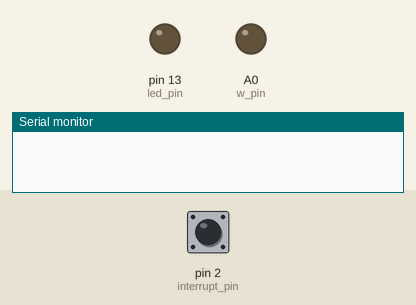
Simulated run of this sketch. Board: Arduino Uno, built with avr-gcc and run on an emulated ATmega328P. Parts: output pins drawn as LEDs (lit = HIGH), the last lines printed to the serial monitor. Inputs (shaded band) come from the test bench; at power-on: pin 2 (interrupt_pin) HIGH.

Above: at 1.2 s.
1.3 s: pin 2 (interrupt_pin) pulled LOW for 0.15 s
At 1.6 s:
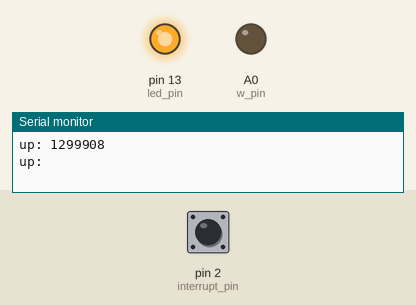
2.9 s: pin 2 (interrupt_pin) pulsed LOW 2 times (0.12 s each, 0.3 s apart)
Timing chart, 0 to 5.9 s (numbered marks = the images above; inputs shaded):
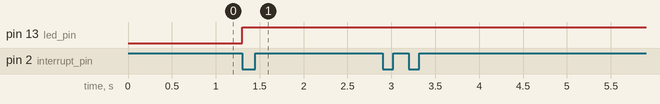

The sketch:

interrupt_test.ino
```cpp
//Duty Cycle range values, if outside range: do nothing
const int top_lim_DC_HIGH  = 2200;   //gives HIGH output, measured in [us]
const int bttm_lim_DC_HIGH = 1800;   //gives HIGH output, measured in [us]
const int top_lim_DC_LOW  = 1200;    //gives LOW output, measured in [us]
const int bttm_lim_DC_LOW = 800;     //gives LOW output, measured in [us]

//PWM inp pins
const byte interrupt_pin = 2;

//Bool output pins
const byte w_pin = A0;
const byte led_pin = 13;

//rising Duty cycle counting variables
unsigned long risingPin2;
unsigned long fallingPin2;
unsigned long maxP2 = 0;

void setup() {
  Serial.begin(9600);
  pinMode(led_pin, OUTPUT);
  pinMode(interrupt_pin, INPUT_PULLUP);
  pinMode(w_pin, OUTPUT);
  pinMode(13, OUTPUT);
  attachInterrupt(digitalPinToInterrupt(interrupt_pin), p2, CHANGE);

}

void loop() {
  //digitalWrite(w_pin, HIGH);   // turn the output on
}

void p2() {
  Serial.print("up: ");
  //Rising edge
  if (digitalRead(interrupt_pin) == HIGH){
    risingPin2 = micros();
    //Serial.print("up: ");
    //Serial.println(risingPin2);
  }
  else{
    //Pin low --> Falling edge
    unsigned long duration = micros() - risingPin2;
    if (bttm_lim_DC_HIGH < duration){
      if ( duration < top_lim_DC_HIGH){
        digitalWrite(w_pin, HIGH);   // turn the output on
      }
      else{
        digitalWrite(led_pin, HIGH);    // turn internal LED on to signify error
        Serial.println(duration);
      }
    }
    else if (bttm_lim_DC_LOW<duration){
      if(duration<top_lim_DC_LOW){
        digitalWrite(w_pin, LOW);    // turn the output off
      }
      else{
        digitalWrite(led_pin, HIGH);    // turn internal LED on to signify error
        Serial.println(duration);
      }
    }
    else{
      digitalWrite(led_pin, HIGH);    // turn internal LED on to signify error
      Serial.println(duration);
    }

  }
}
```

Measured:
- after the input at 1.3 s, pin 13 (led_pin): LOW → HIGH at once
